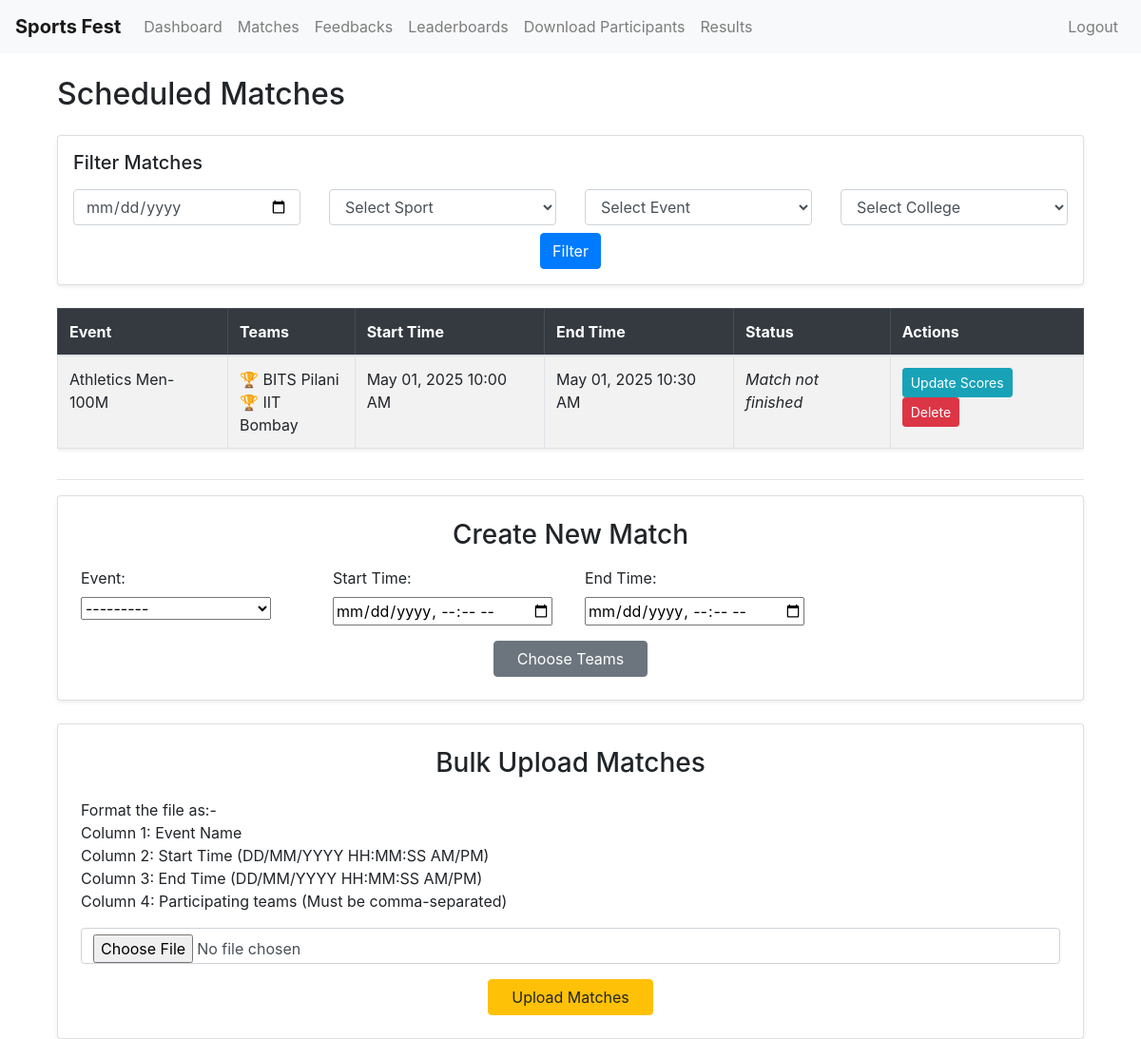
Screenshot of /organizer/matches/ (signed in) with the database file from the repository.
### management/models.py (models this page shows, shortened)
class Match(models.Model):
    event = models.ForeignKey(Event, on_delete=models.CASCADE)
    teams = models.ManyToManyField(Team)
    start_time = models.DateTimeField()
    end_time = models.DateTimeField()
    scores = models.JSONField(null=True, blank=True)  # Flexible score field
    finished = models.BooleanField(default=False)

class Event(models.Model):
    GENDER_CHOICES = (
        ('Male', 'Male'),
        ('Female', 'Female'),
        ('Mixed', 'Mixed'),
    )
    name = models.CharField(max_length=100)  # e.g., Athletics Men - 100M
    sport = models.CharField(max_length=50)
    gender = models.CharField(max_length=10, choices=GENDER_CHOICES)
    max_team_members = models.PositiveIntegerField(default=1)
    def __str__(self):
        return self.name

class Team(models.Model):
    event = models.ForeignKey(Event, on_delete=models.CASCADE)
    college = models.ForeignKey(College, on_delete=models.CASCADE)
    members = models.ManyToManyField(ParticipantProfile, blank=True)
    captain= models.ForeignKey(ParticipantProfile, related_name="captain_teams", on_delete=models.SET_NULL, null=True, blank=True)
    gender = models.CharField(max_length=50, choices=[("Male", "Male"), ("Female", "Female"), ("Mixed", "Mixed")])

class College(models.Model):
    name = models.CharField(max_length=255, unique=True)
    def __str__(self):
        return self.name

### management/views.py (the view, shortened to what this page needs)
# urls.py: path('organizer/matches/', views.manage_matches, name='manage_matches'),
@staff_member_required
def manage_matches(request):
    matches = Match.objects.select_related('event').prefetch_related('teams', 'teams__college', 'teams__members')
    date_filter = request.GET.get('date', '').strip()
    sport_filter = request.GET.get('sport', '').strip()
    event_filter = request.GET.get('event', '').strip()
    college_filter = request.GET.get('college', '').strip()
    if date_filter:
        matches = matches.filter(start_time__date=date_filter)
    if sport_filter:
        matches = matches.filter(event__sport__icontains=sport_filter)
    if event_filter:
        matches = matches.filter(event__name__icontains=event_filter)
    if college_filter:
        matches = matches.filter(teams__college__name__icontains=college_filter).distinct()
    all_sports = Event.objects.values_list('sport', flat=True).distinct()
    all_events = Event.objects.all()
    all_colleges = College.objects.all()
    match_form = MatchForm(step=1)
    context = {
        'matches': matches,
        'match_form': match_form,
        'all_sports': all_sports,
        'all_events': all_events,
        'all_colleges': all_colleges,
    }
    return render(request, 'management/manage_matches.html', context)

### management/forms.py (shortened to what this page needs)
class MatchForm(forms.ModelForm):
    start_time = forms.DateTimeField(
        widget=forms.DateTimeInput(attrs={'type': 'datetime-local'}),
        help_text="Enter the match start time."
    )
    end_time = forms.DateTimeField(
        widget=forms.DateTimeInput(attrs={'type': 'datetime-local'}),
        help_text="Enter the match end time."
    )
    teams = forms.ModelMultipleChoiceField(
        queryset=Team.objects.none(),
        widget=forms.CheckboxSelectMultiple,
        required=True,
        label="Select Teams"
    )
    class Meta:
        model = Match
        fields = ['event', 'start_time', 'end_time', 'teams']
    def __init__(self, *args, **kwargs):
        step = kwargs.pop('step', 1)
        extra_event_id = kwargs.pop('extra_event_id', None)
        super().__init__(*args, **kwargs)
        if step == 1:
            if 'teams' in self.fields:
                del self.fields['teams']

### management/templates/management/manage_matches.html (shortened to what this page needs)
{% extends "management/base.html" %}
{% load static %}
{% block content %}
<div class="container mt-4">
  <h2 class="mb-4">Scheduled Matches</h2>
  <div class="card p-3 mb-4 shadow-sm">
    <h5 class="mb-3">Filter Matches</h5>
    <form method="get" class="row g-3">
      <div class="col-md-3">
        <input type="date" name="date" class="form-control" placeholder="Date" value="{{ request.GET.date }}">
      </div>
      <div class="col-md-3">
        <select name="sport" class="form-control">
          <option value="">Select Sport</option>
        </select>
      </div>
      <div class="col-md-3">
        <select name="event" class="form-control">
          <option value="">Select Event</option>
        </select>
      </div>
      <div class="col-md-3">
        <select name="college" class="form-control">
          <option value="">Select College</option>
        </select>
      </div>
      <div class="col-12 text-center">
        <button type="submit" class="btn btn-primary mt-2">Filter</button>
      </div>
    </form>
  </div>
  <div class="table-responsive">
    <table class="table table-striped table-bordered shadow-sm">
      <thead class="table-dark">
        <tr>
          <th>Event</th>
          <th>Teams</th>
          <th>Start Time</th>
          <th>End Time</th>
          <th>Status</th>
          <th>Actions</th>
        </tr>
      </thead>
      <tbody>
        {% for match in matches %}
        <tr>
          <td>{{ match.event.name }}</td>
          <td>
            <ul class="list-unstyled mb-0">
              {% for team in match.teams.all %}
              <li>🏆 {{ team.college }}</li>
              {% endfor %}
            </ul>
          </td>
          <td>{{ match.start_time|date:"M d, Y h:i A" }}</td>
          <td>{{ match.end_time|date:"M d, Y h:i A" }}</td>
          <td>
            {% if match.finished %}
              {% for key, val in match.scores.items %}
                <strong>{{ key }}:</strong> {{ val }}<br>
              {% endfor %}
            {% else %}
              <em>Match not finished</em>
            {% endif %}
          </td>
          <td>
            <a href="{% url 'update_score' match.id %}" class="btn btn-sm btn-info">Update Scores</a>
            <form action="{% url 'delete_match' match.id %}" method="post" class="d-inline">
              <button type="submit" class="btn btn-sm btn-danger" onclick="return confirm('Are you sure?');">
                Delete
              </button>
            </form>
          </td>
        </tr>
        {% empty %}
        <tr>
          <td colspan="5" class="text-center text-muted">No matches found.</td>
        </tr>
        {% endfor %}
      </tbody>
    </table>
  </div>
  <hr>
  <div class="card shadow-sm p-4 mb-4">
    <h3 class="mb-3 text-center">Create New Match</h3>
    <form method="post" action="{% url 'manage_matches' %}">
      <div class="row mb-3">
        <div class="col-md-3">
          <label class="form-label" for="{{ match_form.event.id_for_label }}">Event:</label>
          {{ match_form.event }}
        </div>
        <div class="col-md-3">
          <label class="form-label" for="{{ match_form.start_time.id_for_label }}">Start Time:</label>
          {{ match_form.start_time }}
        </div>
        <div class="col-md-3">
          <label class="form-label" for="{{ match_form.end_time.id_for_label }}">End Time:</label>
          {{ match_form.end_time }}
        </div>
      </div>
      <div class="text-center">
        {% if match_form.fields.teams %}
          <button type="submit" name="submit_match" class="btn btn-success px-4">Create Match</button>
        {% else %}
          <button type="submit" name="choose_teams" class="btn btn-secondary px-4">Choose Teams</button>
        {% endif %}
      </div>
    </form>
  </div>
  <div class="card shadow-sm p-4">
    <h3 class="mb-3 text-center">Bulk Upload Matches</h3>
    <form method="post" action="{% url 'manage_matches' %}" enctype="multipart/form-data">
      <div class="mb-3">
        <p class="form-text">
          Format the file as:-
          <br>Column 1: Event Name
          <br>Column 2: Start Time (DD/MM/YYYY  HH:MM:SS AM/PM)
          <br>Column 3: End Time (DD/MM/YYYY  HH:MM:SS AM/PM)
          <br>Column 4: Participating teams (Must be comma-separated)
        </p>
        <input type="file" name="excel_file" class="form-control" id="excel_file" accept=".xlsx">
      </div>
      <div class="text-center">
        <button type="submit" name="submit_bulk" class="btn btn-warning px-4">Upload Matches</button>
      </div>
    </form>
  </div>
{% endblock %}

### rows the page displays
Match: event.name "Athletics Men- 100M", start_time "May 01, 2025 10:00 AM", end_time "May 01, 2025 10:30 AM", finished "Match not finished"
Team: college "BITS Pilani"
Team: college "IIT Bombay"
